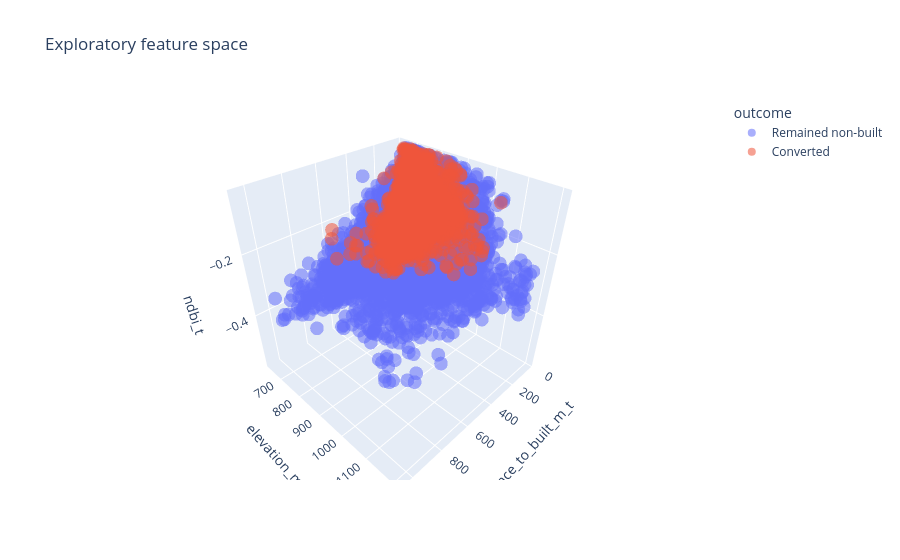

The notebook cell saved with this chart:
### Markdown cell above
## 9. Interactive three-dimensional feature view

This optional Plotly figure uses:

- X: distance to existing built-up land;
- Y: elevation;
- Z: NDBI;
- colour: five-year conversion outcome.

The displayed points are sampled for browser performance.

### Code cell
if OPTIONAL_IMPORTS["plotly"]:
    required_3d = {
        "distance_to_built_m_t",
        "elevation_m",
        "ndbi_t",
        "target_transition_5y",
    }
    if required_3d.issubset(exploratory.columns):
        plot_3d = exploratory[
            list(required_3d)
        ].dropna()

        if len(plot_3d) > 20_000:
            plot_3d = plot_3d.sample(
                20_000,
                random_state=20260730,
            )

        plot_3d["outcome"] = plot_3d[
            "target_transition_5y"
        ].map(
            {
                0: "Remained non-built",
                1: "Converted",
            }
        )

        figure = px.scatter_3d(
            plot_3d,
            x="distance_to_built_m_t",
            y="elevation_m",
            z="ndbi_t",
            color="outcome",
            opacity=0.55,
            title="Exploratory feature space",
        )
        figure.show()
    else:
        print("Required columns for the 3D view are unavailable.")
else:
    print("Plotly is not installed; the 3D view was skipped.")

### Figure 1 — Plotly figure (JSON) as saved in the notebook; plotly's stock layout.template omitted (floating-point values rounded to 4 significant figures; data arrays with more than 128 entries replaced by an {"elided": "..."} marker saying what was removed)
{"data": [{"hovertemplate": "outcome=Remained non-built<br>distance_to_built_m_t=%{x}<br>elevation_m=%{y}<br>ndbi_t=%{z}<extra></extra>", "legendgroup": "Remained non-built", "marker": {"color": "#636efa", "opacity": 0.55, "symbol": "circle"}, "mode": "markers", "name": "Remained non-built", "scene": "scene", "showlegend": true, "type": "scatter3d", "x": {"elided": "16363 float values"}, "y": {"elided": "16363 float values"}, "z": {"elided": "16363 float values"}}, {"hovertemplate": "outcome=Converted<br>distance_to_built_m_t=%{x}<br>elevation_m=%{y}<br>ndbi_t=%{z}<extra></extra>", "legendgroup": "Converted", "marker": {"color": "#EF553B", "opacity": 0.55, "symbol": "circle"}, "mode": "markers", "name": "Converted", "scene": "scene", "showlegend": true, "type": "scatter3d", "x": {"elided": "3637 float values"}, "y": {"elided": "3637 float values"}, "z": {"elided": "3637 float values"}}], "layout": {"legend": {"title": {"text": "outcome"}, "tracegroupgap": 0}, "scene": {"domain": {"x": [0, 1], "y": [0, 1]}, "xaxis": {"title": {"text": "distance_to_built_m_t"}}, "yaxis": {"title": {"text": "elevation_m"}}, "zaxis": {"title": {"text": "ndbi_t"}}}, "title": {"text": "Exploratory feature space"}}}
